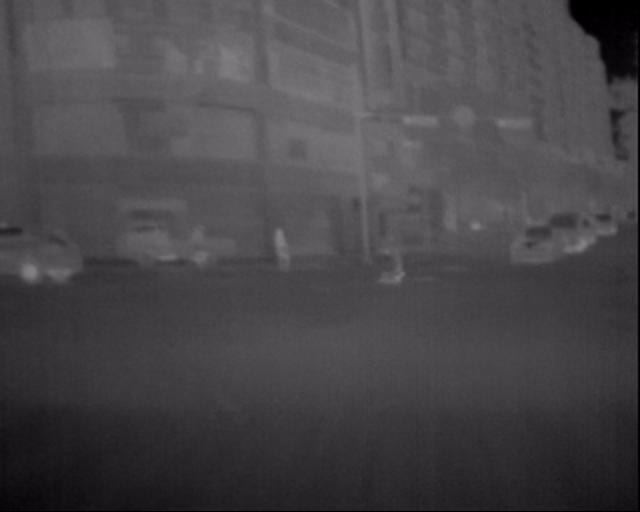
//> input picture MakeMp4/MakeMp4/lwir/I00052.jpg, 640 x 512 px, given in place of I01600.jpg, which was not available
$ ./makemp4   (built with g++ and OpenCV 4)
//> lines starting //> are read from the running program, lines starting //| are printed output that depends on the picture; after the words box and inside, x2 and y2 are one past the last pixel; in counts of white or black regions, pixels touching at a corner belong together; pictures that were not available may be replaced by others from this repository, and a replacement may not be noted
#include <opencv2/highgui.hpp>
#include <iostream>
#include <opencv2/opencv.hpp>
#include <stdio.h>
#include <stdlib.h>
using namespace cv;
using namespace std;

#define CLIP(x) x > 255 ? 255 : x < 0 ?  0 : x
void Histogram_MakeHistogram(Mat&HistImgbuf, float HistArray[256], int width, int height, bool bRGB = true)
{
	//8-bit depth
	int Image_Histogram[256] = { 0, };
	// 히스토그램 계산
	for (int i = 0; i < height; i++) {
		for (int j = 0; j < width; j++) {
			Image_Histogram[HistImgbuf.at<uchar>(i, j)]++;
		}
	}

	//int sub = Image_Histogram[0];
	//if (!bRGB)Image_Histogram[0] = 0;

	//히스토그램 정규화
	float Image_Area = (float)(height*width);
	for (int i = 0; i < 256; i++) {
		HistArray[i] = Image_Histogram[i] / (Image_Area);
	}
}


void calc_Histo(const Mat& image, Mat&hist, int bins, int range_max = 256) {

	int histSize[] = { bins };
	float range[] = { 0, (float)range_max };
	int channels[] = { 0 };
	const float* ranges[] = { range };

	calcHist(&image, 1, channels, Mat(), hist, 1, histSize, ranges);
}

void draw_histo(Mat hist, Mat &hist_img, Size size = Size(256, 200)) {
	hist_img = Mat(size, CV_8U, Scalar(255));
	float bin = (float)hist_img.cols / hist.rows;
	normalize(hist, hist, 0, hist_img.rows, NORM_MINMAX);

	for (int i = 0; i < hist.rows; i++) {
		float start_x = i * bin;
		float end_x = (i + 1)*bin;
		Point2f pt1(start_x, 0);
		Point2f pt2(end_x, hist.at <float>(i));
		if (pt2.y > 0)
			rectangle(hist_img, pt1, pt2, Scalar(0), -1);
	}
	flip(hist_img, hist_img, 0);
}

void create_his(Mat img, Mat&hist, Mat &hist_img) {
	int histsize = 256, range = 256;
	calc_Histo(img, hist, histsize, range);
	draw_histo(hist, hist_img);
}


Mat Histogram_Match(Mat &dst, Mat &srcimg, int width, int height, float *Ref_Histogram) {
	float lookup[256] = { 0, };
	float Image_Histogram[256] = { 0, };

	Histogram_MakeHistogram(srcimg, Image_Histogram, width, height);
	// 히스토그램 누적 합 계산
	double CDF[256] = { 0.0, };
	CDF[0] = Image_Histogram[0];
	for (int i = 1; i < 256; i++) {
		CDF[i] = CDF[i - 1] + Image_Histogram[i];
	}


	// 히스토그램 누적 합 계산
	double CDF2[256] = { 0.0, };
	CDF2[0] = Ref_Histogram[0];

	for (int i = 1; i < 256; i++) {
		CDF2[i] = CDF2[i - 1] + Ref_Histogram[i];
	}
	int k;
	for (int i = 1; i < 256; i++) {
		k = 255;
		while (round(255 * CDF2[k])  > round(255 * CDF[i])) {
			k--;
		}
		if (k<0)
			lookup[i] = 0;
		else
			lookup[i] = k;
	}

	for (int i = 0; i < height; i++) {
		for (int j = 0; j < width; j++) {
			dst.at<uchar>(i, j) = CLIP(lookup[srcimg.at<uchar>(i, j)]);
		}
	}

	return dst;
}


float* MakeRefHisto() {
	static float Ref_Histogram[256] = { 0, };
	float pi = 3.141592;
	float m1 = 0.1, m2 = 0.25, sig1 = 0.04, sig2 = 0.04, A1 = 1, A2 = 0.07, K = 0.1;
	float sum = 0, max = 0;
	for (int i = 1; i < 256; i++) {
		Ref_Histogram[i] = (A1 / (sqrt(2 * pi)*sig1)) * exp(-(float(i / 255.0) - m1)*(float(i / 255.0) - m1) / (2 * sig1*sig1))
			+ (A2 / (sqrt(2 * pi)*sig2)) * exp(-(float(i / 255.0) - m2)*(float(i / 255.0) - m2) / (2 * sig2*sig2)) + K;
		if (Ref_Histogram[i] > max) max = Ref_Histogram[i];
		sum += Ref_Histogram[i];
	}
	Ref_Histogram[0] = max;
	sum += max;
	for (int i = 0; i < 256; i++)
		Ref_Histogram[i] /= sum;

	return Ref_Histogram;
}
int main(void)
{
	VideoCapture Video;
	VideoWriter outputVideo;
	outputVideo.open("Output.mp4", VideoWriter::fourcc('M', 'P', '4', 'V'), 30.f, Size(640, 512), true);
	if (!outputVideo.isOpened()) return -1;

	String filename;
	filename = "IO0000";
	char*temp = new char[6];
	filename = temp;

	for (int i = 1600; i < 2500; i++) {

		Mat hist_img, hist;
		String newfilename;
		if (i < 10) {
			_itoa_s(i, temp, 5, 10);
			newfilename = (String)"I0000" + (String)(temp);
		}
		else if (i >= 10 && i < 100) {
			_itoa_s(i, temp, 5, 10);
			newfilename = (String)"I000" + (String)(temp);
		}
		else if (i >= 100 && i < 1000) {
			_itoa_s(i, temp, 5, 10);
			newfilename = (String)"I00" + (String)(temp);
		}
		else if (i >= 1000 && i < 10000) {
			_itoa_s(i, temp, 5, 10);
			newfilename = (String)"I0" + (String)(temp);
		}
		cout << newfilename << endl;

		String Colorpath, Thermalpath;
		Colorpath = "./visible/" + newfilename + ".jpg";
		Thermalpath = "./lwir/" + newfilename + ".jpg";

		Mat Color, thumer;
		Color = imread(Colorpath, CV_LOAD_IMAGE_COLOR);
//> Color is the input picture: 512 rows x 640 cols, CV_8UC3; mean B, G, R 71.7, 69.7, 71.7
		thumer = imread(Thermalpath, CV_LOAD_IMAGE_COLOR);
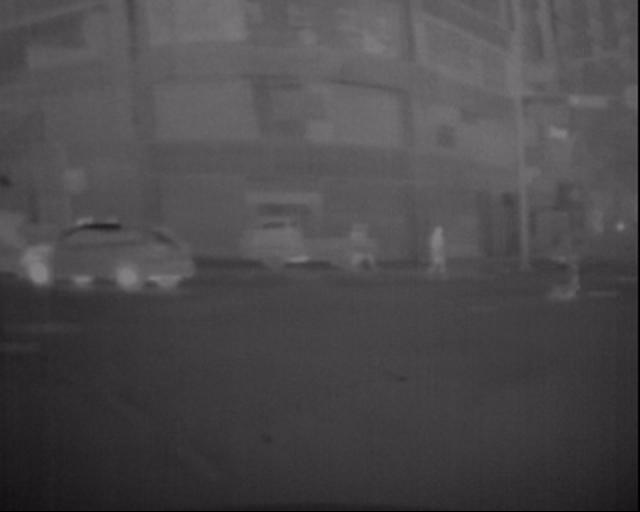
//> input picture MakeMp4/MakeMp4/lwir/I00066.jpg, 640 x 512 px, given in place of I01600.jpg, which was not available
//> thumer is the input picture: 512 rows x 640 cols, CV_8UC3; mean B, G, R 75.1, 73.1, 75.1

		Mat yuvImgC;
		Mat yuvImgT;

		cvtColor(Color, yuvImgC, CV_BGR2YUV);
//> yuvImgC: 512 rows x 640 cols, CV_8UC3; mean of channels 0, 1, 2 70.7, 128, 129
		vector<Mat> yuvC_images(3);
		split(yuvImgC, yuvC_images);
//> yuvC_images[1]: 512 rows x 640 cols, CV_8UC1; every value is 128
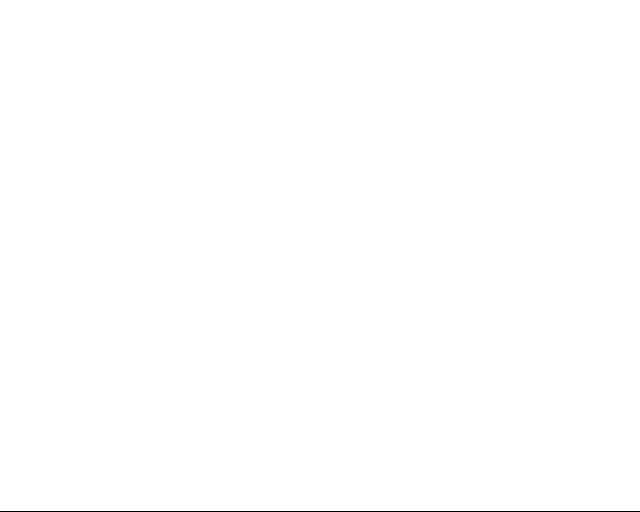
//> yuvC_images[2]: 512 rows x 640 cols, CV_8UC1; values 128 (black) and 129 (white), 99.8% white; black in thin lines or dots, all inside (x1, y1, x2, y2) = (0, 511, 640, 512)
		cvtColor(thumer, yuvImgT, CV_BGR2YUV);
//> yuvImgT: 512 rows x 640 cols, CV_8UC3; mean of channels 0, 1, 2 74.1, 128, 129
		vector<Mat> yuvT_images(3);
		split(yuvImgT, yuvT_images);
		vector<Mat> yuvCT_images(3);
		Mat dst = Mat::zeros(512, 640, CV_8U);
		Mat dst1 = Mat::zeros(512, 640, CV_8U);

		float* Ref_Histogram = MakeRefHisto();
		Histogram_Match(dst, yuvT_images[0], 640, 512, Ref_Histogram);
//> after the loop in Histogram_MakeHistogram, `for (int i = 0; i < height; i++)`: Image_Histogram = 256 values, max 6781 at index 89, min 0 at index 132, mean 1280
//> in Histogram_Match, `Histogram_MakeHistogram(srcimg, Image_Histogram, width, height);`: Image_Histogram = 256 values, max 0.0207 at index 89, min 0 at index 132, mean 0.00391
//> in Histogram_Match, `CDF[0] = Image_Histogram[0];`: CDF = 256 values, max 0.00297 at index 0, min 0 at index 1, mean 1.16e-05
//> after the loop in Histogram_Match, `for (int i = 1; i < 256; i++)`: CDF = 256 values from 0.00297 to 1
//> in Histogram_Match, `CDF2[0] = Ref_Histogram[0];`: CDF2 = 256 values, max 0.0328 at index 0, min 0 at index 1, mean 0.000128
//> after the loop in Histogram_Match, `for (int i = 1; i < 256; i++)`: CDF2 = 256 values from 0.0328 to 1
//> the loop in Histogram_Match, `for (int i = 1; i < 256; i++)` made 255 passes
//> k on passes 1 to 3: -1, -1, -1
//> after the loop in Histogram_Match, `for (int i = 1; i < 256; i++)`: k = 255; lookup = 256 values from 0 to 255
//> after the loop in Histogram_Match, `for (int i = 0; i < height; i++)`:
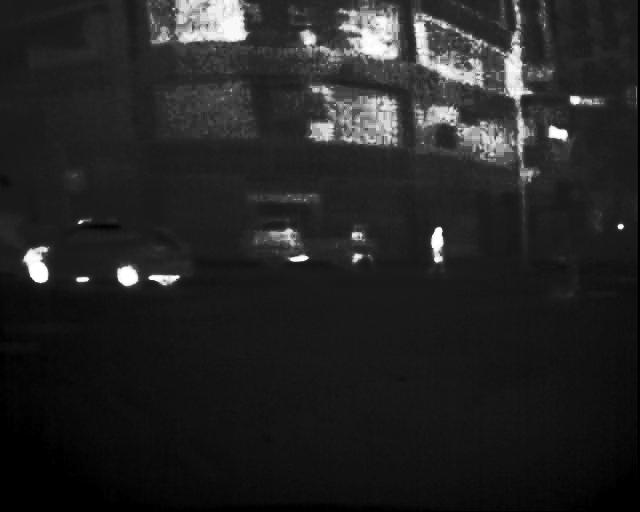
//> dst: 512 rows x 640 cols, CV_8UC1; min 0, max 255, mean 36.1
		yuvC_images[0] = dst;

		// 히스토그램 뷰어
		/*
		calc_Histo(dst, hist, 256);
		draw_histo(hist, hist_img);
		imshow("frame", hist_img);
		*/

		Mat dest2;
		Mat Merge;
		merge(yuvC_images, Merge);
//> Merge: 512 rows x 640 cols, CV_8UC3; mean of channels 0, 1, 2 36.1, 128, 129
		cvtColor(Merge, dest2, CV_YUV2BGR);
//> (the run ends here: the program stops with an error, at `cvtColor(Color, yuvImgC, CV_BGR2YUV);`)
